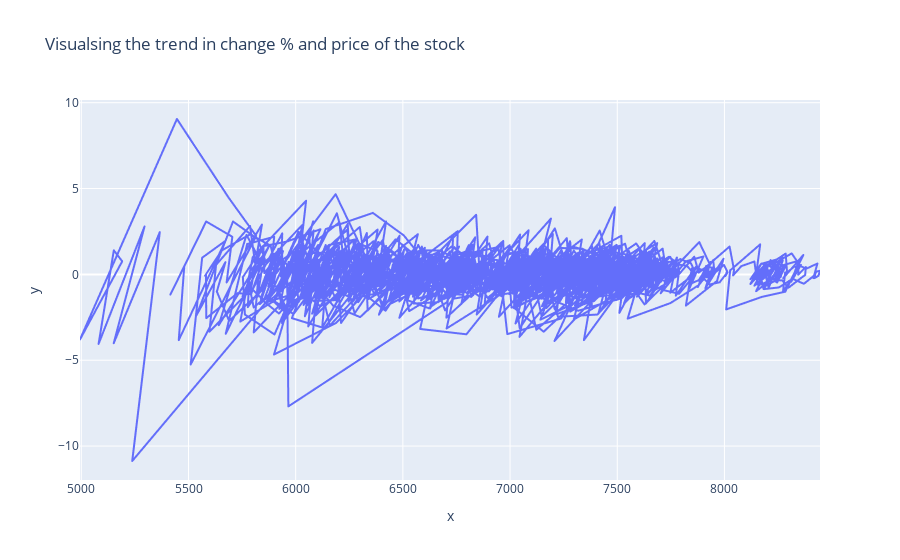

Notebook code cell kept with this figure:
### Code cell
fig = px.line( x = data['Price'] ,
              y = data['Change %'],
              title = 'Visualsing the trend in change % and price of the stock')
fig.show()

### Figure 1 — Plotly figure (JSON) as saved in the notebook; plotly's stock layout.template omitted (floating-point values rounded to 4 significant figures; data arrays with more than 128 entries replaced by an {"elided": "..."} marker saying what was removed)
{"data": [{"hovertemplate": "x=%{x}<br>y=%{y}<extra></extra>", "legendgroup": "", "line": {"color": "#636efa", "dash": "solid"}, "marker": {"symbol": "circle"}, "mode": "lines", "name": "", "showlegend": false, "type": "scattergl", "x": {"elided": "2949 float values"}, "xaxis": "x", "y": {"elided": "2949 float values"}, "yaxis": "y"}], "layout": {"legend": {"tracegroupgap": 0}, "title": {"text": "Visualsing the trend in change % and price of the stock"}, "xaxis": {"anchor": "y", "domain": [0, 1], "title": {"text": "x"}}, "yaxis": {"anchor": "x", "domain": [0, 1], "title": {"text": "y"}}}}
